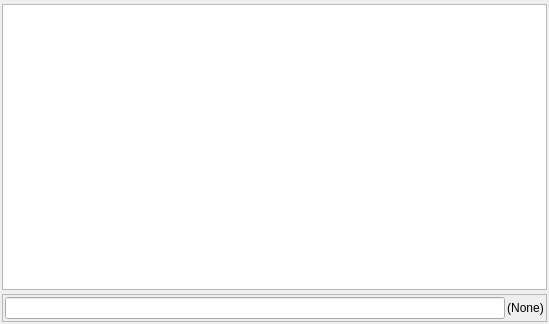
<?xml version="1.0" encoding="UTF-8"?>
<ui version="4.0">
 <class>BirchMessageWindow</class>
 <widget class="QMdiSubWindow" name="BirchMessageWindow">
  <property name="geometry">
   <rect>
    <x>0</x>
    <y>0</y>
    <width>549</width>
    <height>324</height>
   </rect>
  </property>
  <property name="windowTitle">
   <string>Form</string>
  </property>
  <layout class="QGridLayout" name="gridLayout" columnstretch="100,0">
   <property name="leftMargin">
    <number>2</number>
   </property>
   <property name="topMargin">
    <number>4</number>
   </property>
   <property name="rightMargin">
    <number>2</number>
   </property>
   <property name="bottomMargin">
    <number>2</number>
   </property>
   <property name="horizontalSpacing">
    <number>2</number>
   </property>
   <property name="verticalSpacing">
    <number>4</number>
   </property>
   <item row="0" column="0" colspan="2">
    <widget class="QTextEdit" name="editor_Window"/>
   </item>
   <item row="1" column="0" colspan="2">
    <widget class="QFrame" name="frame">
     <property name="minimumSize">
      <size>
       <width>0</width>
       <height>0</height>
      </size>
     </property>
     <property name="frameShape">
      <enum>QFrame::StyledPanel</enum>
     </property>
     <property name="frameShadow">
      <enum>QFrame::Raised</enum>
     </property>
     <layout class="QHBoxLayout" name="horizontalLayout">
      <property name="spacing">
       <number>2</number>
      </property>
      <property name="margin">
       <number>2</number>
      </property>
      <item>
       <widget class="QLineEdit" name="text_input"/>
      </item>
      <item>
       <widget class="QLabel" name="label_ChanName">
        <property name="text">
         <string>(None)</string>
        </property>
        <property name="alignment">
         <set>Qt::AlignCenter</set>
        </property>
       </widget>
      </item>
     </layout>
    </widget>
   </item>
  </layout>
 </widget>
 <customwidgets>
  <customwidget>
   <class>QMdiSubWindow</class>
   <extends>QWidget</extends>
   <header>qmdisubwindow.h</header>
   <container>1</container>
  </customwidget>
 </customwidgets>
 <resources/>
 <connections/>
</ui>
